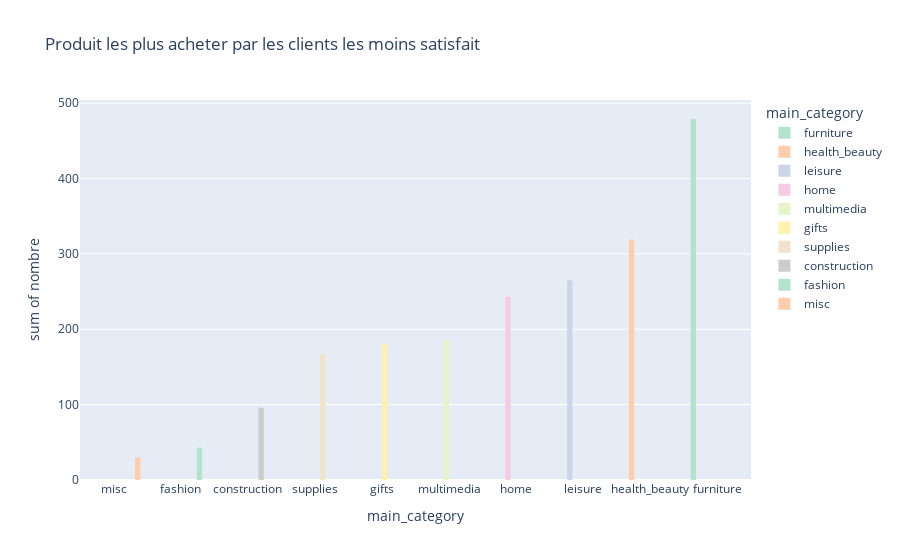

Write notebook code for a chart like this one.
### Code cell
fig_1 = px.histogram(df_mean_count,
                     title="Produit les plus acheter par les clients les moins satisfait",
                     x="main_category",
                     y='nombre',

                     color="main_category",
                     color_discrete_sequence=px.colors.qualitative.Pastel2,
                     barmode="group"

                     ).update_xaxes(categoryorder="total ascending")

fig_1.show()

### Figure 1 — Plotly figure (JSON) as saved in the notebook; plotly's stock layout.template omitted (floating-point values rounded to 4 significant figures)
{"data": [{"alignmentgroup": "True", "bingroup": "x", "histfunc": "sum", "hovertemplate": "main_category=%{x}<br>sum of nombre=%{y}<extra></extra>", "legendgroup": "furniture", "marker": {"color": "rgb(179,226,205)", "pattern": {"shape": ""}}, "name": "furniture", "offsetgroup": "furniture", "orientation": "v", "showlegend": true, "type": "histogram", "x": ["furniture"], "xaxis": "x", "y": [479], "yaxis": "y"}, {"alignmentgroup": "True", "bingroup": "x", "histfunc": "sum", "hovertemplate": "main_category=%{x}<br>sum of nombre=%{y}<extra></extra>", "legendgroup": "health_beauty", "marker": {"color": "rgb(253,205,172)", "pattern": {"shape": ""}}, "name": "health_beauty", "offsetgroup": "health_beauty", "orientation": "v", "showlegend": true, "type": "histogram", "x": ["health_beauty"], "xaxis": "x", "y": [319], "yaxis": "y"}, {"alignmentgroup": "True", "bingroup": "x", "histfunc": "sum", "hovertemplate": "main_category=%{x}<br>sum of nombre=%{y}<extra></extra>", "legendgroup": "leisure", "marker": {"color": "rgb(203,213,232)", "pattern": {"shape": ""}}, "name": "leisure", "offsetgroup": "leisure", "orientation": "v", "showlegend": true, "type": "histogram", "x": ["leisure"], "xaxis": "x", "y": [265], "yaxis": "y"}, {"alignmentgroup": "True", "bingroup": "x", "histfunc": "sum", "hovertemplate": "main_category=%{x}<br>sum of nombre=%{y}<extra></extra>", "legendgroup": "home", "marker": {"color": "rgb(244,202,228)", "pattern": {"shape": ""}}, "name": "home", "offsetgroup": "home", "orientation": "v", "showlegend": true, "type": "histogram", "x": ["home"], "xaxis": "x", "y": [243], "yaxis": "y"}, {"alignmentgroup": "True", "bingroup": "x", "histfunc": "sum", "hovertemplate": "main_category=%{x}<br>sum of nombre=%{y}<extra></extra>", "legendgroup": "multimedia", "marker": {"color": "rgb(230,245,201)", "pattern": {"shape": ""}}, "name": "multimedia", "offsetgroup": "multimedia", "orientation": "v", "showlegend": true, "type": "histogram", "x": ["multimedia"], "xaxis": "x", "y": [185], "yaxis": "y"}, {"alignmentgroup": "True", "bingroup": "x", "histfunc": "sum", "hovertemplate": "main_category=%{x}<br>sum of nombre=%{y}<extra></extra>", "legendgroup": "gifts", "marker": {"color": "rgb(255,242,174)", "pattern": {"shape": ""}}, "name": "gifts", "offsetgroup": "gifts", "orientation": "v", "showlegend": true, "type": "histogram", "x": ["gifts"], "xaxis": "x", "y": [180], "yaxis": "y"}, {"alignmentgroup": "True", "bingroup": "x", "histfunc": "sum", "hovertemplate": "main_category=%{x}<br>sum of nombre=%{y}<extra></extra>", "legendgroup": "supplies", "marker": {"color": "rgb(241,226,204)", "pattern": {"shape": ""}}, "name": "supplies", "offsetgroup": "supplies", "orientation": "v", "showlegend": true, "type": "histogram", "x": ["supplies"], "xaxis": "x", "y": [167], "yaxis": "y"}, {"alignmentgroup": "True", "bingroup": "x", "histfunc": "sum", "hovertemplate": "main_category=%{x}<br>sum of nombre=%{y}<extra></extra>", "legendgroup": "construction", "marker": {"color": "rgb(204,204,204)", "pattern": {"shape": ""}}, "name": "construction", "offsetgroup": "construction", "orientation": "v", "showlegend": true, "type": "histogram", "x": ["construction"], "xaxis": "x", "y": [96], "yaxis": "y"}, {"alignmentgroup": "True", "bingroup": "x", "histfunc": "sum", "hovertemplate": "main_category=%{x}<br>sum of nombre=%{y}<extra></extra>", "legendgroup": "fashion", "marker": {"color": "rgb(179,226,205)", "pattern": {"shape": ""}}, "name": "fashion", "offsetgroup": "fashion", "orientation": "v", "showlegend": true, "type": "histogram", "x": ["fashion"], "xaxis": "x", "y": [43], "yaxis": "y"}, {"alignmentgroup": "True", "bingroup": "x", "histfunc": "sum", "hovertemplate": "main_category=%{x}<br>sum of nombre=%{y}<extra></extra>", "legendgroup": "misc", "marker": {"color": "rgb(253,205,172)", "pattern": {"shape": ""}}, "name": "misc", "offsetgroup": "misc", "orientation": "v", "showlegend": true, "type": "histogram", "x": ["misc"], "xaxis": "x", "y": [30], "yaxis": "y"}], "layout": {"barmode": "group", "legend": {"title": {"text": "main_category"}, "tracegroupgap": 0}, "title": {"text": "Produit les plus acheter par les clients les moins satisfait"}, "xaxis": {"anchor": "y", "categoryarray": ["furniture", "health_beauty", "leisure", "home", "multimedia", "gifts", "supplies", "construction", "fashion", "misc"], "categoryorder": "total ascending", "domain": [0.0, 1.0], "title": {"text": "main_category"}}, "yaxis": {"anchor": "x", "domain": [0.0, 1.0], "title": {"text": "sum of nombre"}}}}
